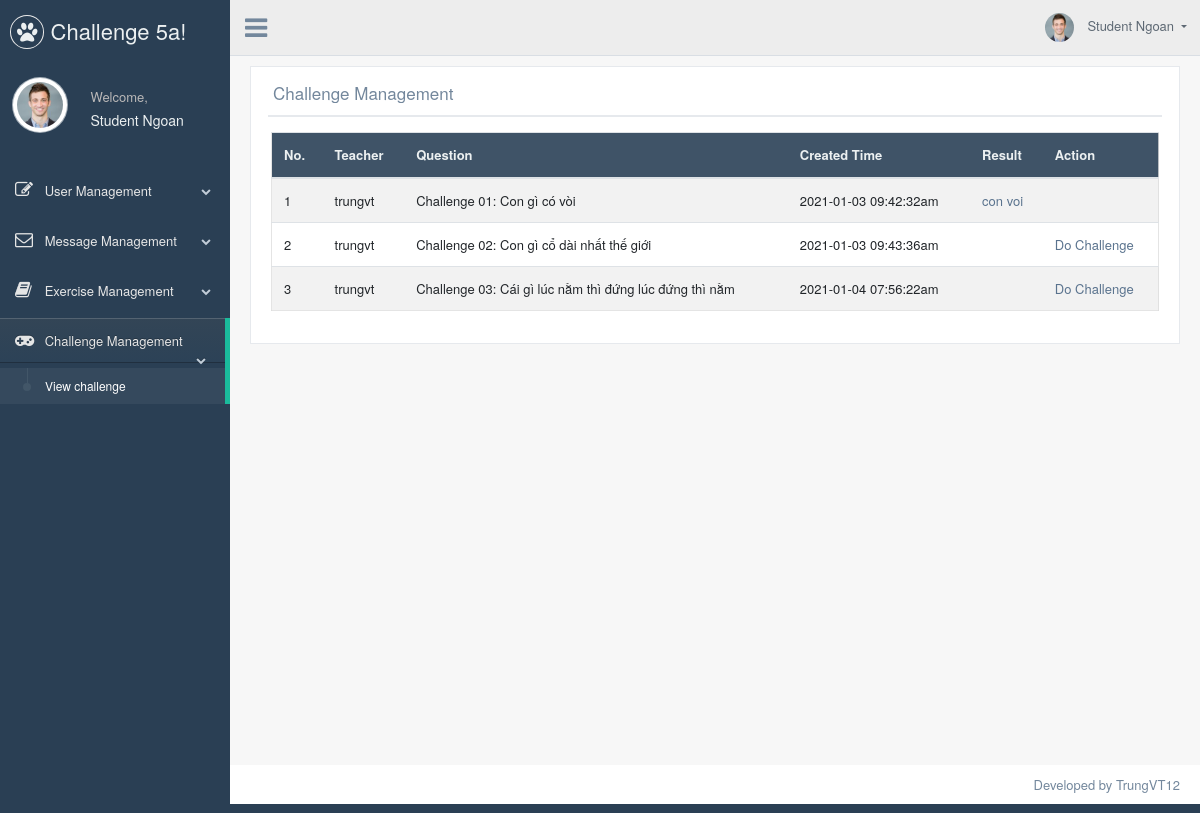
The app's page /view_challenge.php (signed in) with its own data.
### tables this page shows
CREATE TABLE `user` (
  `username` varchar(45) NOT NULL,
  `password` varchar(45) NOT NULL,
  `role_id` int NOT NULL,
  `fullname` varchar(45) NOT NULL,
  `email` varchar(45) DEFAULT 'N/A',
  `phonenumber` varchar(45) DEFAULT 'N/A',
  PRIMARY KEY (`username`),
  UNIQUE KEY `username_UNIQUE` (`username`),
  KEY `fk_role_id_idx` (`role_id`),
  CONSTRAINT `fk_role_id` FOREIGN KEY (`role_id`) REFERENCES `role` (`id`)
);

CREATE TABLE `exercise` (
  `id` int NOT NULL AUTO_INCREMENT,
  `user_created` varchar(45) NOT NULL,
  `type_id` int NOT NULL,
  `content` varchar(1000) NOT NULL,
  `file_name` varchar(500) DEFAULT 'N/A',
  `createdtime` varchar(45) NOT NULL,
  PRIMARY KEY (`id`),
  UNIQUE KEY `id_UNIQUE` (`id`),
  KEY `fk_user_created_idx` (`user_created`),
  KEY `fk_type_exercise_idx` (`type_id`),
  CONSTRAINT `fk_type_exercise` FOREIGN KEY (`type_id`) REFERENCES `type_exercise` (`id`),
  CONSTRAINT `fk_user_created` FOREIGN KEY (`user_created`) REFERENCES `user` (`username`)
);

CREATE TABLE `do_exercise` (
  `id` int NOT NULL AUTO_INCREMENT,
  `exercise_id` int NOT NULL,
  `user` varchar(45) NOT NULL,
  `content` varchar(5000) DEFAULT NULL,
  `file_result` varchar(500) DEFAULT NULL,
  `status` int DEFAULT NULL,
  `createdtime` varchar(45) NOT NULL,
  PRIMARY KEY (`id`),
  UNIQUE KEY `id_UNIQUE` (`id`),
  KEY `fk_user_idx` (`user`),
  KEY `fk_status_idx` (`status`),
  KEY `fk_exercise_idx` (`exercise_id`),
  CONSTRAINT `fk_exercise` FOREIGN KEY (`exercise_id`) REFERENCES `exercise` (`id`),
  CONSTRAINT `fk_status` FOREIGN KEY (`status`) REFERENCES `status` (`id`),
  CONSTRAINT `fk_user` FOREIGN KEY (`user`) REFERENCES `user` (`username`)
);

### view_challenge.php (the view, shortened to what this page needs)
<?php
require_once("DBHelper/connection.php");
$username = $_SESSION['username'];
$sql = "SELECT fullname FROM user WHERE username = '$username'";
$result = mysqli_query($conn, $sql);
if ($result->num_rows == 1) {
    while ($row = $result->fetch_assoc()) {
        $fullname = $row["fullname"];
    }
} else {
    header('Location: logout.php');
    return;
}
?>
<!DOCTYPE html>
<html lang="en">
    <head>
        <link href="vendors/bootstrap/dist/css/bootstrap.min.css" rel="stylesheet">
        <link href="vendors/font-awesome/css/font-awesome.min.css" rel="stylesheet">
        <link href="build/css/custom.min.css" rel="stylesheet">
    </head>
    <body class="nav-md">
        <div class="container body">
            <div class="main_container">
                <div class="col-md-3 left_col">
                    <div class="left_col scroll-view">
                        <div class="navbar nav_title" style="border: 0;">
                            <a href="index.php" class="site_title"><i class="fa fa-paw"></i> <span>Challenge 5a!</span></a>
                        </div>
                        <div class="profile clearfix">
                            <div class="profile_pic">
                                <img src="images/img.jpg" alt="..." class="img-circle profile_img">
                            </div>
                            <div class="profile_info">
                                <span>Welcome,</span>
                                <h2>
                                    <?php
                                    echo $fullname;
                                    ?>
                                </h2>
                            </div>
                        </div>
                        <br />
                        <div id="sidebar-menu" class="main_menu_side hidden-print main_menu">
                            <div class="menu_section">
                                <ul class="nav side-menu">
                                    <li><a><i class="fa fa-edit"></i> User Management <span class="fa fa-chevron-down"></span></a>
                                    </li>
                                    <li><a><i class="fa fa-envelope-o"></i> Message Management <span class="fa fa-chevron-down"></span></a>
                                    </li>
                                    <li><a><i class="fa fa-book"></i> Exercise Management <span class="fa fa-chevron-down"></span></a>
                                    </li>
                                    <li><a><i class="fa fa-gamepad"></i> Challenge Management <span class="fa fa-chevron-down"></span></a>
                                        <ul class="nav child_menu">
                                            <li><a href="view_challenge.php">View challenge</a></li>
                                        </ul>
                                    </li>
                                </ul>
                            </div>
                        </div>
                    </div>
                </div>
                <div class="top_nav">
                    <div class="nav_menu">
                        <div class="nav toggle">
                            <a id="menu_toggle"><i class="fa fa-bars"></i></a>
                        </div>
                        <nav class="nav navbar-nav">
                            <ul class=" navbar-right">
                                <li class="nav-item dropdown open" style="padding-left: 15px;">
                                    <a href="javascript:;" class="user-profile dropdown-toggle" aria-haspopup="true" id="navbarDropdown" data-toggle="dropdown" aria-expanded="false">
                                        <img src="images/img.jpg" alt="">
                                        <?php
                                        echo $fullname;
                                        ?>
                                    </a>
                                </li>
                            </ul>
                        </nav>
                    </div>
                </div>
                <div class="right_col" role="main">
                    <div class="">
                        <div class="row" style="display: block;">
                            <div class="col-md-12 col-sm-12  ">
                                <div class="x_panel">
                                    <div class="x_title">
                                        <h2>Challenge Management</h2>
                                        <div class="clearfix"></div>
                                    </div>
                                    <div class="x_content">
                                        <div class="table-responsive">
                                            <table class="table table-striped jambo_table bulk_action">
                                                <thead>
                                                    <tr class="headings">
                                                        <th class="column-title">No. </th>
                                                        <th class="column-title">Teacher </th>
                                                        <th class="column-title">Question </th>
                                                        <th class="column-title">Created Time</th>
                                                        <?php echo ($_SESSION['usertype'] == 1) ? '<th class="column-title">Result</th>' : '' ?>
                                                        <th class="column-title no-link last"><span class="nobr">Action</span></th>
                                                    </tr>
                                                </thead>
                                                <tbody>
                                                    <?php
                                                    $username = $_SESSION['username'];
                                                    $role_id = $_SESSION['usertype'];
                                                    $sql = "SELECT * FROM exercise WHERE type_id = 2";
                                                    $result = mysqli_query($conn, $sql);
                                                    if ($result->num_rows > 0) {
                                                        $count = 1;
                                                        while ($row = $result->fetch_assoc()) {
                                                            if ($count % 2 == 1) {
                                                                echo '<tr class="odd pointer">';
                                                            } else {
                                                                echo '<tr class="even pointer">';
                                                            }
                                                            $id = $row["id"];
                                                            $user_created = $row["user_created"];
                                                            $content = $row["content"];
                                                            $file_name = $row["file_name"];
                                                            $createdtime = $row["createdtime"];
                                                            echo "<td class=\" \">$count</td>";
                                                            echo "<td class=\" \">$user_created</td>";
                                                            echo "<td class=\" \">$content</td>";
                                                            echo "<td class = \" \">$createdtime</td>";
                                                            if ($role_id == "1") {
                                                                $sql = "SELECT content FROM do_exercise WHERE exercise_id = $id AND user = '$username'";
                                                                $result_1 = mysqli_query($conn, $sql);
                                                                if ($result_1->num_rows == 1) {
                                                                    while ($row = $result_1->fetch_assoc()) {
                                                                        $ans_content = $row["content"];
                                                                        echo "<td class = \" \"><a href=\"uploads/teachers/$ans_content.txt\" download>$ans_content</a></td>";
                                                                        echo "<td class = \" \"></td>";
                                                                    }
                                                                } else {
                                                                    echo "<td class = \" \"></td>";
                                                                    echo "<td class=\" last\"><a href='do_challenge.php?id=$id'>Do Challenge</a></td>";
                                                                }
                                                            } else if ($role_id == "2") {
                                                                echo "<td class = \" \"><a href=\"uploads/teachers/$file_name\" download>$file_name</a></td>";
                                                                echo "<td class=\" last\"><a href='detail_challenge.php?id=$id'>View Detail</a></td>";
                                                            }
                                                            echo "</tr>";
                                                            $count += 1;
                                                        }
                                                    }
                                                    ?>
                                                </tbody>
                                            </table>
                                        </div>
                                    </div>
                                </div>
                            </div>
                        </div>
                    </div>
                </div>
                <footer>
                    <div class="pull-right">
                        Developed by TrungVT12
                    </div>
                    <div class="clearfix"></div>
                </footer>
            </div>
        </div>
    </body>
</html>

### records on screen
user: fullname "Student Ngoan"
exercise: user_created "trungvt", content "Challenge 01: Con gì có vòi", createdtime "2021-01-03 09:42:32am"
do_exercise: content "con voi"
exercise: user_created "trungvt", content "Challenge 02: Con gì cổ dài nhất thế giới", createdtime "2021-01-03 09:43:36am"
exercise: user_created "trungvt", content "Challenge 03: Cái gì lúc nằm thì đứng lúc đứng thì nằm", createdtime "2021-01-04 07:56:22am"
